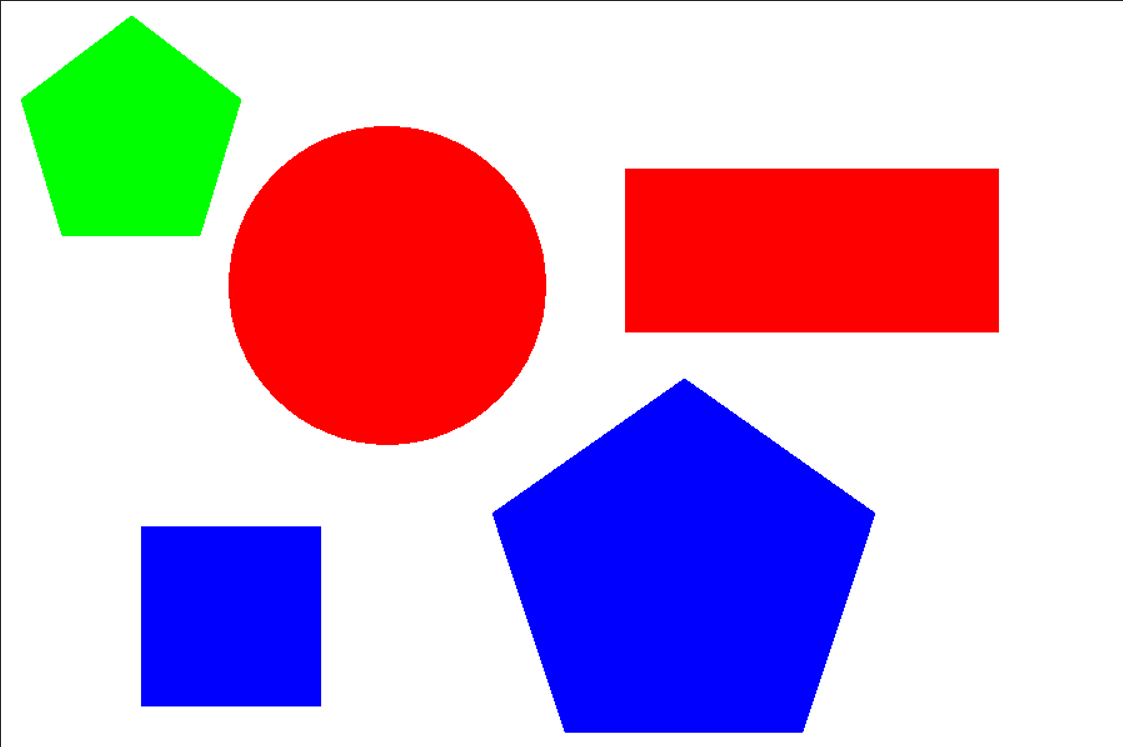
#> input picture Sample.png, 1123 x 747 px, given in place of the camera
$ python image_blur.py
#> lines starting #> are read from the running program, lines starting #| are printed output that depends on the picture
#capture video from webcam and apply gaussian blur
import cv2
import numpy as np

def nothing(x):
    pass

# Initialize webcam capture
cap = cv2.VideoCapture(0)

# Create a window to hold trackbars
cv2.namedWindow("Trackbars")


#  trackbar value can range from 0 to 20
cv2.createTrackbar("blur", "Trackbars", 0, 20, nothing)
#> slider 'blur' is set to 6

while True:
    # Capture a frame from the webcam
    ret, frame = cap.read()
#> frame is the input picture: shape (747, 1123, 3); mean B, G, R 201.4, 173.2, 205.7

    # Flip the frame horizontally (mirror effect)
    image = cv2.flip(frame, 1)
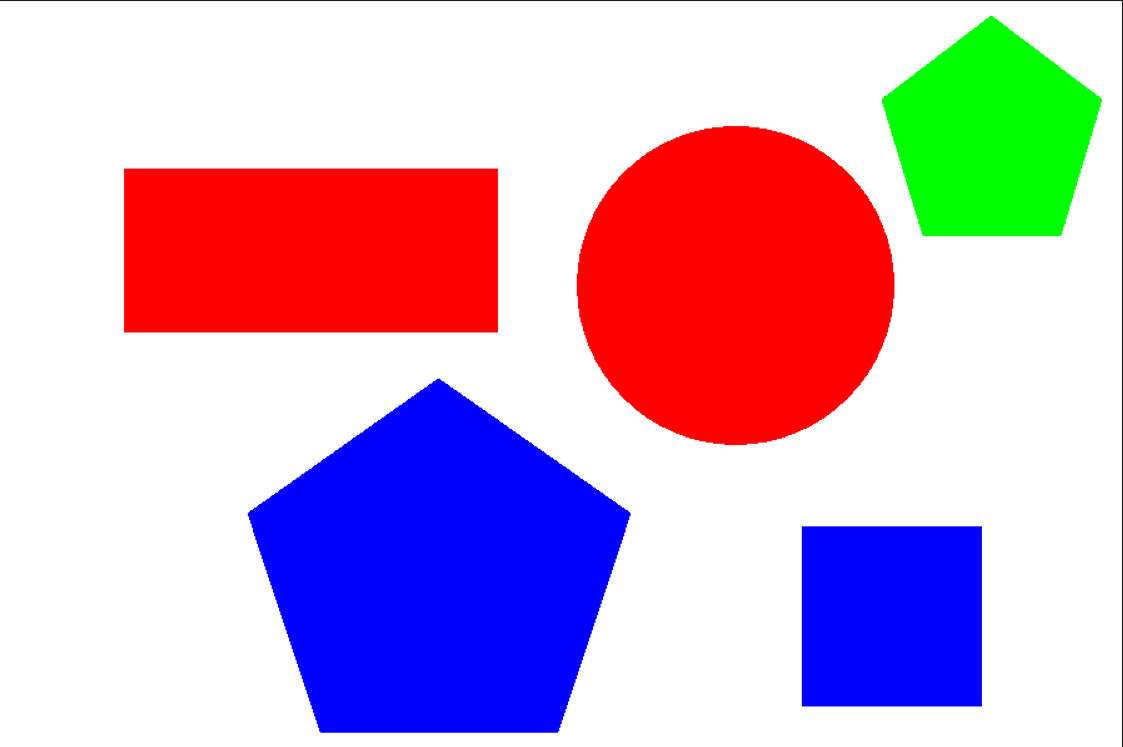
#> image: shape (747, 1123, 3); mean B, G, R 201.4, 173.2, 205.7

    # Get the current position of the "blur" trackbar
    val = cv2.getTrackbarPos("blur", "Trackbars")

    # Compute the kernel size for Gaussian blur
    val = (2 * val) + 1

    # Convert the frame to grayscale
    gray = cv2.cvtColor(image, cv2.COLOR_BGR2GRAY)
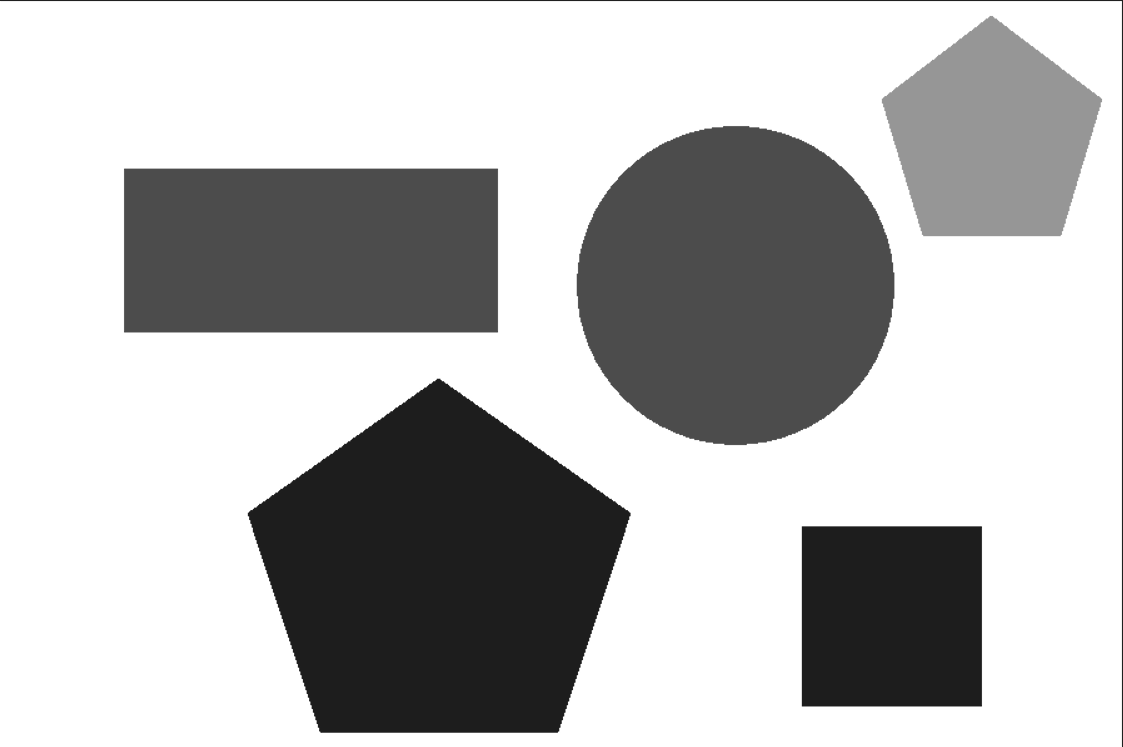
#> gray: shape (747, 1123); min 29, max 255, mean 186.1

    # Apply Gaussian blur to the frame using the computed kernel size
    blur = cv2.GaussianBlur(image, (val, val), cv2.BORDER_DEFAULT)
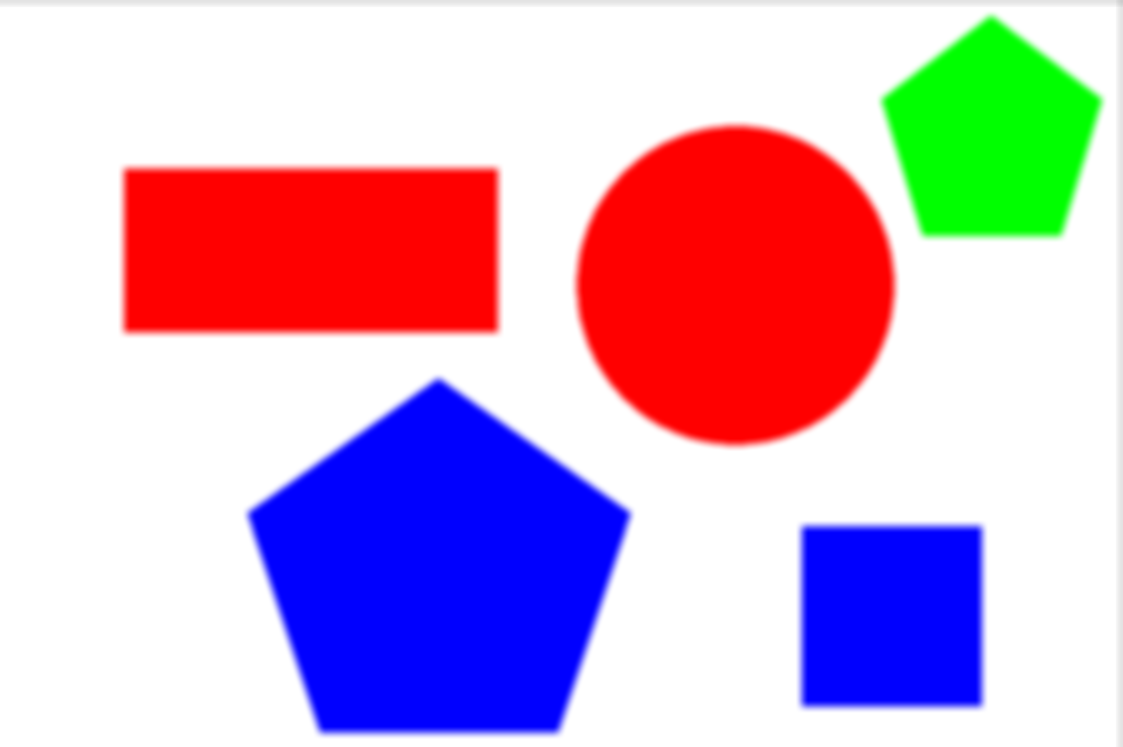
#> blur: shape (747, 1123, 3); mean B, G, R 201.6, 173.4, 205.9

    # Convert the grayscale frame back to BGR color format
    img_bgr = cv2.cvtColor(gray, cv2.COLOR_GRAY2BGR)

    # Stack the original frame, the blurred frame, and the grayscale frame side by side
    stacked = np.hstack((image, blur, img_bgr))
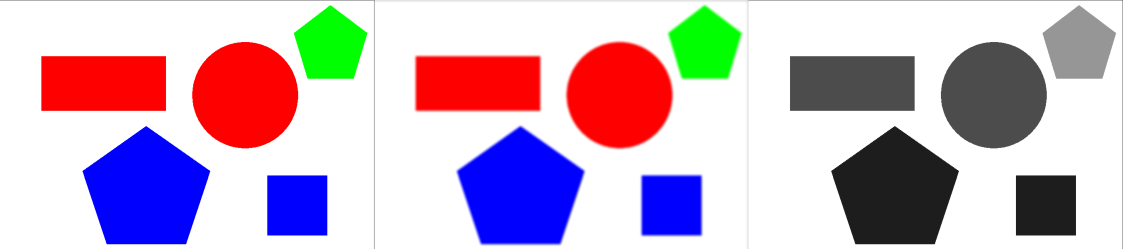
#> stacked: shape (747, 3369, 3) (shown at 1/3 size); mean B, G, R 196.3, 177.6, 199.2

    # Display the stacked frames in the "Trackbars" window
    cv2.imshow("Trackbars", cv2.resize(stacked, None, fx=0.8, fy=0.8))
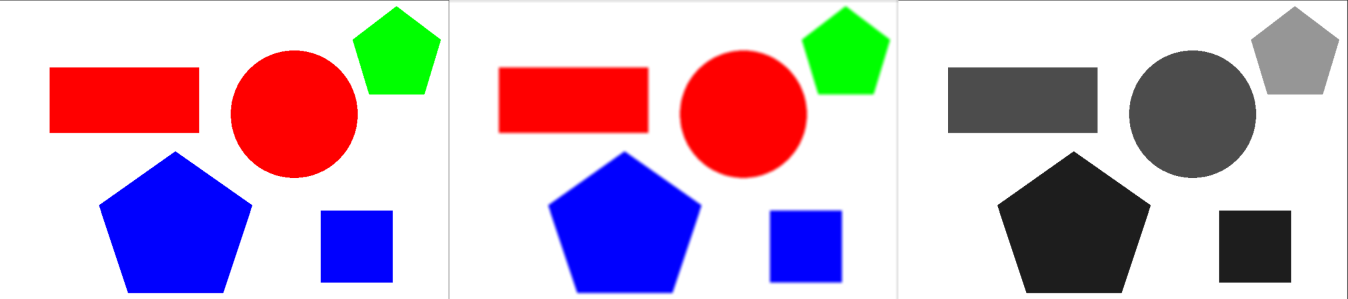
#> window 'Trackbars': shape (598, 2695, 3) (shown at 1/2 size); mean B, G, R 196.4, 177.6, 199.2

    # Wait for a key press; if 'Esc' (key code 27) is pressed, exit the loop
    key = cv2.waitKey(1)
#> (key Esc is pressed here)
    if key == 27:
        break

# Release the webcam capture
cap.release()

# Close all OpenCV windows
cv2.destroyAllWindows()
